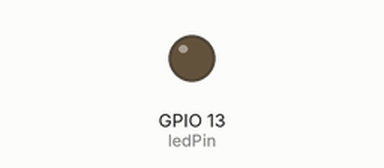
Recording of a sketch running on a simulated ESP8266 (NodeMCU). Parts: output pins drawn as LEDs (lit = HIGH). WiFi joins after 1.5 s; servers stay silent unless stated; web services answer with replies made up by the test bench; what the sketch prints to the serial monitor is not drawn. At 7.7 s the program puts the board to deep sleep or switches it off; the recording ends there.

Above: at 0.1 s.
At 2.8 s:
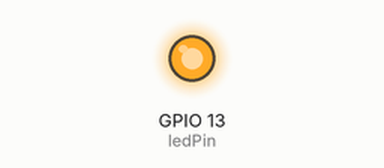
Timing chart, 0 to 7.7 s (numbered marks = the images above):
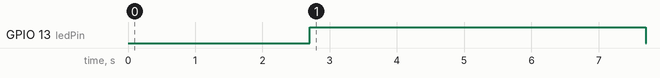

The sketch:

ifttt_practice.ino
```cpp
#include <ESP8266WiFi.h>
#include <ESP8266HTTPClient.h>
const char* ssid="Verizon-SM-G920V-C3DC";
const char* pass="ejuo652(";
#define ledPin 13
#define buttonPin 16
#define IFTTT_API_KEY "bXWIK4PRc9gw59mlUzG04G"
#define IFTTT_EVENT_NAME "pushbutton"

void setup() {
  // put your setup code here, to run once:
  Serial.begin(115200);

  while(!Serial) {
  }
  Serial.println(" ");// print an empty line before and after Button Press
  Serial.println("Button Pressed");
  Serial.println(" ");// print an empty line
  delay(500);

  //Connect to Wifi
  connecttoWiFi();

  //Send trigger
  sendtrigger();


  pinMode(ledPin, OUTPUT);
  digitalWrite(ledPin, HIGH);
  delay(5000);
  digitalWrite(ledPin,LOW);

  ESP.deepSleep(buttonPin);
}
void connecttoWiFi(){
  //Connect to Wifi
  Serial.print("Connecting to ");
  Serial.println(ssid);
  delay(500);
  WiFi.disconnect();
  WiFi.begin(ssid,pass);
  while(WiFi.status() != WL_CONNECTED)
  {
    delay(500);
    Serial.print(".");
  }
  Serial.println("SSID: ");
  Serial.println (WiFi.SSID());
  Serial.println("Successfully connected!!!");
  Serial.print("IP Address: ");
  Serial.println(WiFi.localIP());
}
void sendtrigger() {
  HTTPClient http;
  String url = "http://maker.ifttt.com/trigger/" + String(IFTTT_EVENT_NAME) + "/with/key/" + String(IFTTT_API_KEY);
  http.begin(url);
  http.addHeader("Content-Type", "application/x-www-form-urlencoded");
  http.POST("title=foo&body=bar&userId=1");
  http.writeToStream(&Serial);
  http.end();
}

void loop() {
  // put your main code here, to run repeatedly:
  Serial.println("This shouldn't get printed");
}
```

Measured:
- by itself, GPIO 13 (ledPin): LOW → HIGH at 2.7 s, → LOW 5.0 s later
